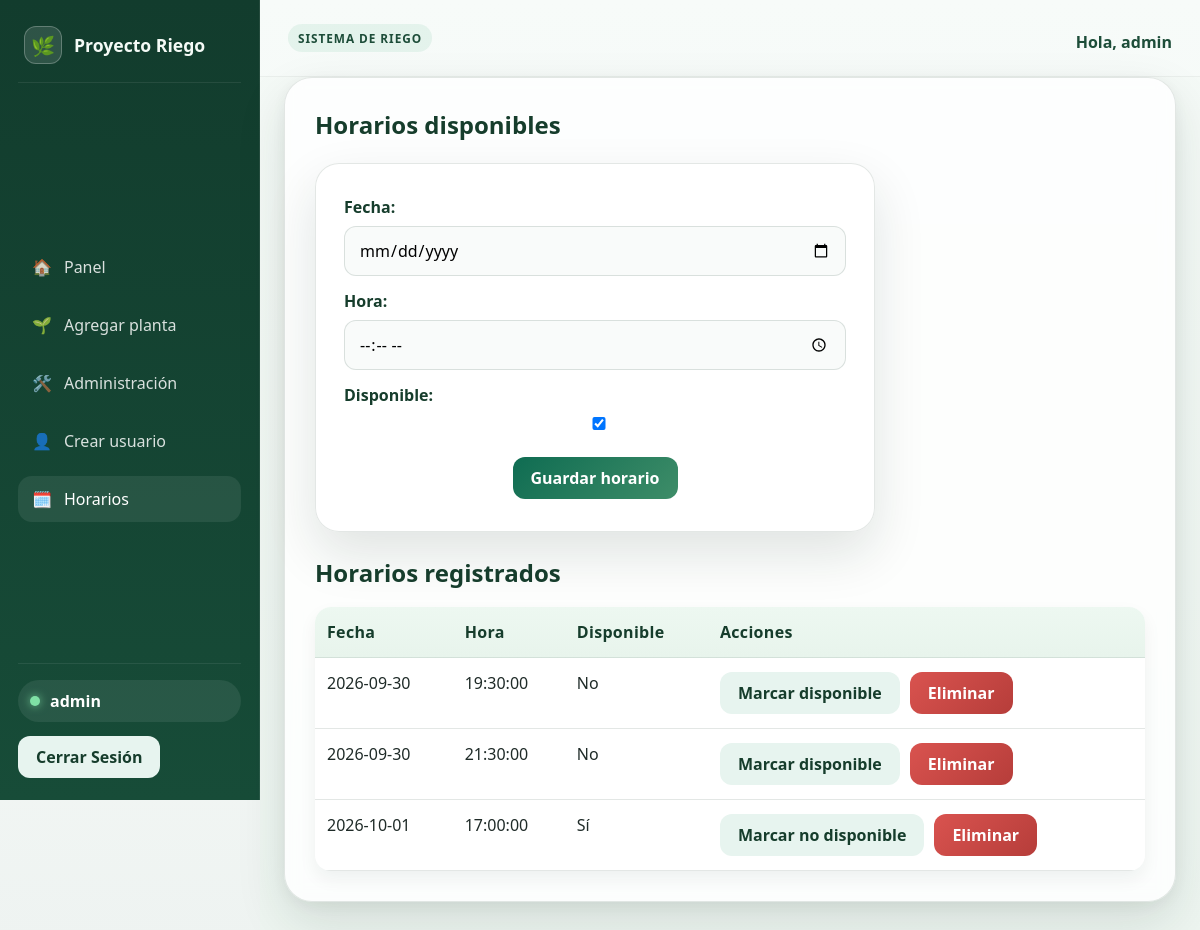
Page /admin-horarios/ (signed in) on the earlier database version.
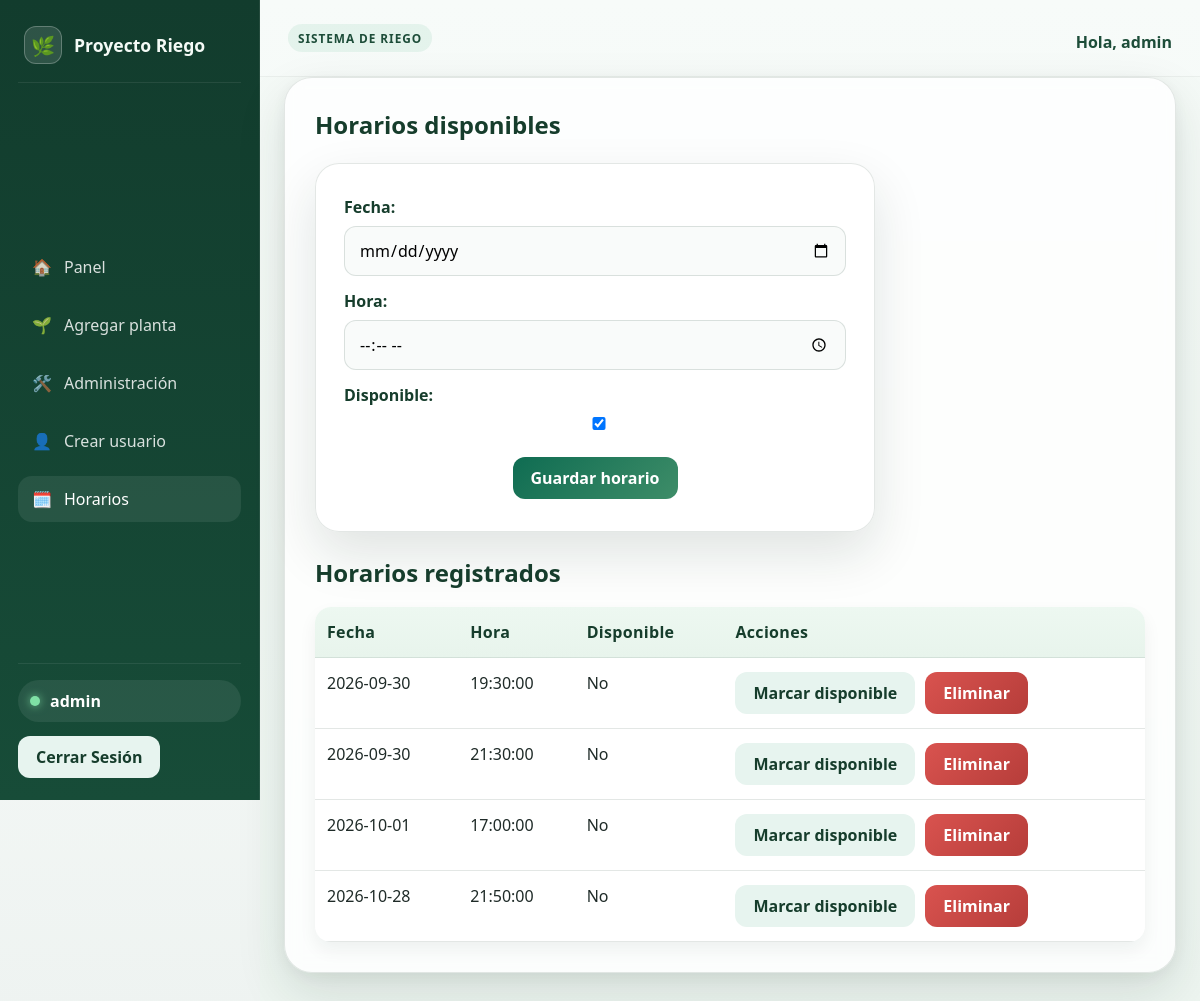
Same page on the later database version.
### riego/models.py (models this page shows, shortened)
class HorarioDisponible(models.Model):
    fecha = models.DateField()
    hora = models.TimeField()
    disponible = models.BooleanField(default=True)
    class Meta:
        unique_together = (('fecha', 'hora'),)

### riego/views.py (the view, shortened to what this page needs)
# urls.py: path('admin-horarios/', views.admin_horarios, name='admin_horarios'),
@staff_member_required
@never_cache
def admin_horarios(request):
    form = HorarioDisponibleForm()
    horarios = HorarioDisponible.objects.order_by('fecha', 'hora')
    return render(request, 'riego/admin_horarios.html', {'form': form, 'horarios': horarios})

### riego/forms.py
class HorarioDisponibleForm(forms.ModelForm):
    fecha = forms.DateField(widget=forms.DateInput(attrs={'type': 'date'}))
    hora = forms.TimeField(widget=forms.TimeInput(attrs={'type': 'time'}))
    class Meta:
        model = HorarioDisponible
        fields = ('fecha', 'hora', 'disponible')

### riego/templates/riego/admin_horarios.html (shortened to what this page needs)
{% extends 'riego/base.html' %}
{% block contenido %}
    <div class="page-card">
        <div class="page-header">
            <h2>Horarios disponibles</h2>
        </div>
        <div class="auth-shell" style="min-height: auto; place-items: start; padding: 0 0 24px;">
            <div class="auth-card" style="width: min(100%, 560px);">
                <form method="post" class="form-layout">
                    {{ form.as_p }}
                    <div class="form-actions">
                        <button class="btn btn-primary" type="submit">Guardar horario</button>
                    </div>
                </form>
            </div>
        </div>
        <h3 class="section-title">Horarios registrados</h3>
        {% if horarios %}
            <table class="data-table">
                <thead>
                    <tr>
                        <th>Fecha</th>
                        <th>Hora</th>
                        <th>Disponible</th>
                        <th>Acciones</th>
                    </tr>
                </thead>
                <tbody>
                    {% for horario in horarios %}
                        <tr>
                            <td>{{ horario.fecha|date:"Y-m-d" }}</td>
                            <td>{{ horario.hora|time:"H:i:s" }}</td>
                            <td>{{ horario.disponible|yesno:'Sí,No' }}</td>
                            <td>
                                <div class="page-actions">
                                    <form method="post">
                                        <button class="btn btn-secondary" type="submit">
                                            {% if horario.disponible %}Marcar no disponible{% else %}Marcar disponible{% endif %}
                                        </button>
                                    </form>
                                    <form method="post" onsubmit="return confirm('¿Eliminar este horario?');">
                                        <button class="btn btn-danger" type="submit">Eliminar</button>
                                    </form>
                                </div>
                            </td>
                        </tr>
                    {% endfor %}
                </tbody>
            </table>
        {% else %}
            <div class="empty-state">Aún no hay horarios registrados.</div>
        {% endif %}
    </div>
{% endblock %}

Differences in the rows shown:
changed HorarioDisponible (number 3 of 4 on the later page): disponible "Sí" → "No"; disponible "Marcar no disponible" → "Marcar disponible"
added HorarioDisponible: fecha "2026-10-28", hora "21:50:00", disponible "No", shows "Marcar disponible"
